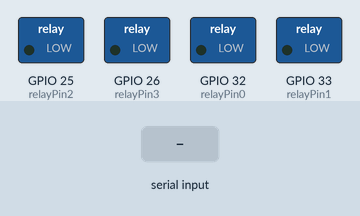
Recording of a sketch running on a simulated ESP32. On the bench: switched loads named in the sketch (green lamp = pin HIGH). The inputs (shaded band) are chosen by the test bench.

Above: at 1.2 s.
1.3 s: "1" received over Serial
At 2.3 s:
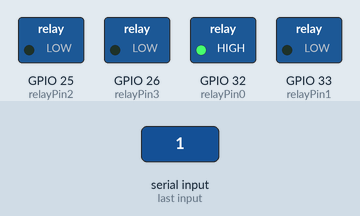
2.8 s: "2" received over Serial
At 3.5 s:
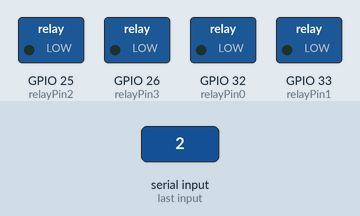
Timing chart, 0 to 5.8 s (numbered marks = the images above; inputs shaded):
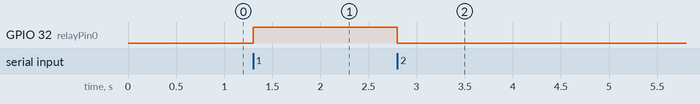

The sketch:

1_SerialRelay.ino
```cpp
#define relayPin0   32
#define relayPin1   33
#define relayPin2   25
#define relayPin3   26

#define buttonPin0  16
#define buttonPin1  17
#define buttonPin2  21
#define buttonPin3  22

void setup(){
 Serial.begin(115200);
 pinMode(relayPin0, OUTPUT);
 pinMode(relayPin1, OUTPUT);
 pinMode(relayPin2, OUTPUT);
 pinMode(relayPin3, OUTPUT);

 pinMode(buttonPin0, INPUT);
 pinMode(buttonPin1, INPUT);
 pinMode(buttonPin2, INPUT);
 pinMode(buttonPin3, INPUT);

}

void loop(){

  char rx_byte;

  if(Serial.available() > 0){
     rx_byte = (char)Serial.read();

     if(rx_byte == '1'){
        digitalWrite(relayPin0, HIGH);
        delay(50);
     }else if(rx_byte == '2'){
        digitalWrite(relayPin0, LOW);
        delay(50);
     }

  }

}
```

Measured:
- after the input at 1.3 s, GPIO 32 (relayPin0): LOW → HIGH at once
- after the input at 2.8 s, GPIO 32 (relayPin0): HIGH → LOW at once
